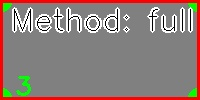
#> input picture debug_coords_full_image.jpg, 200 x 100 px
$ python check_image_rotation.py ../..
#> lines starting #> are read from the running program, lines starting #| are printed output that depends on the picture; after the words box and inside, x2 and y2 are one past the last pixel; in counts of white or black regions, pixels touching at a corner belong together
### ocr/utils/orientation.py
"""Utilities for normalizing EXIF-oriented images and annotations.

This module centralizes rotation handling so every pipeline stage (datasets,
visualizers, inference, logging) can stay in sync.
"""

from __future__ import annotations

from collections.abc import Iterable, Sequence
from typing import Any

import numpy as np
from PIL import Image

# EXIF orientation tag constant (mirrors `ocr.datasets.base.EXIF_ORIENTATION`).
EXIF_ORIENTATION_TAG = 274

# Valid EXIF orientation values. Anything outside this set is treated as "normal".
_VALID_ORIENTATIONS = {1, 2, 3, 4, 5, 6, 7, 8}

FLIP_LEFT_RIGHT: Any
try:  # Pillow>=9
    FLIP_LEFT_RIGHT = Image.Transpose.FLIP_LEFT_RIGHT  # type: ignore[attr-defined]
except AttributeError:  # pragma: no cover - Pillow<9 fallback
    FLIP_LEFT_RIGHT = Image.FLIP_LEFT_RIGHT  # type: ignore[attr-defined]


def get_exif_orientation(image: Image.Image) -> int:
    """Return EXIF orientation (defaults to 1 when missing)."""
    exif = image.getexif()
    return int(exif.get(EXIF_ORIENTATION_TAG, 1)) if exif else 1


def orientation_requires_rotation(orientation: int) -> bool:
    """True when EXIF orientation implies any rotation or mirroring."""
    return orientation in _VALID_ORIENTATIONS and orientation != 1


# [255 lines left out: functions normalize_pil_image, normalize_ndarray, remap_polygons, _transform_points, apply_affine_transform_to_polygons, polygons_in_canonical_frame and 1 more, not called in this run]


__all__ = [
    "EXIF_ORIENTATION_TAG",
    "apply_affine_transform_to_polygons",
    "FLIP_LEFT_RIGHT",
    "get_exif_orientation",
    "normalize_ndarray",
    "normalize_pil_image",
    "orientation_requires_rotation",
    "polygons_in_canonical_frame",
    "remap_polygons",
    "remap_polygons_to_original",
]

### tests/debug/check_image_rotation.py
#!/usr/bin/env python
"""Check test images for canonical rotation issues.

This script analyzes test images to detect which ones are rotated sideways
(90° or 270° rotations) that should be corrected for proper OCR processing.
"""

from __future__ import annotations

import argparse
import json
from pathlib import Path
from typing import NamedTuple

import cv2
from PIL import Image
from tqdm import tqdm

from ocr.utils.orientation import get_exif_orientation


class RotationAnalysis(NamedTuple):
    """Analysis result for a single image."""

    filename: str
    exif_orientation: int
    detected_rotation: int  # 0, 90, 180, 270 degrees
    confidence: float
    aspect_ratio: float
    width: int
    height: int


def analyze_image_rotation(image_path: Path) -> RotationAnalysis:
    """Analyze an image to detect if it's rotated sideways."""
    # Load image with OpenCV for analysis
    img_cv = cv2.imread(str(image_path))
    if img_cv is None:
        raise ValueError(f"Could not load image: {image_path}")

    height, width = img_cv.shape[:2]
    aspect_ratio = width / height

    # Load with PIL for EXIF data
    with Image.open(image_path) as img_pil:
        exif_orientation = get_exif_orientation(img_pil)

    # Convert to grayscale for analysis
    if len(img_cv.shape) == 3:
        gray = cv2.cvtColor(img_cv, cv2.COLOR_BGR2GRAY)
    else:
        gray = img_cv

    # Apply Gaussian blur to reduce noise
    blurred = cv2.GaussianBlur(gray, (5, 5), 0)

    # Use Canny edge detection
    edges = cv2.Canny(blurred, 50, 150)

    # Find contours to analyze text-like structures
    contours, _ = cv2.findContours(edges, cv2.RETR_EXTERNAL, cv2.CHAIN_APPROX_SIMPLE)

    if not contours:
        # Fallback: analyze based on aspect ratio only
        if aspect_ratio < 0.8:  # Tall image (likely rotated 90° CW)
            return RotationAnalysis(
                filename=image_path.name,
                exif_orientation=exif_orientation,
                detected_rotation=90,
                confidence=0.7,
                aspect_ratio=aspect_ratio,
                width=width,
                height=height,
            )
        elif aspect_ratio > 1.2:  # Wide image (likely upright)
            return RotationAnalysis(
                filename=image_path.name,
                exif_orientation=exif_orientation,
                detected_rotation=0,
                confidence=0.8,
                aspect_ratio=aspect_ratio,
                width=width,
                height=height,
            )
        else:  # Square-ish, assume upright
            return RotationAnalysis(
                filename=image_path.name,
                exif_orientation=exif_orientation,
                detected_rotation=0,
                confidence=0.5,
                aspect_ratio=aspect_ratio,
                width=width,
                height=height,
            )

    # Analyze contours to detect text orientation
    horizontal_lines = 0
    vertical_lines = 0
    diagonal_lines = 0

    for contour in contours:
        # Get bounding rectangle
        x, y, w, h = cv2.boundingRect(contour)

        # Skip very small contours
        if w < 10 or h < 10:
            continue

        # Classify based on aspect ratio of bounding box
        contour_aspect = w / h if h > 0 else 0

        if contour_aspect > 3:  # Very wide - likely horizontal text
            horizontal_lines += 1
        elif contour_aspect < 0.33:  # Very tall - likely vertical text
            vertical_lines += 1
        else:
            diagonal_lines += 1

    # Determine likely rotation based on contour analysis
    total_contours = horizontal_lines + vertical_lines + diagonal_lines

    if total_contours == 0:
        detected_rotation = 0
        confidence = 0.5
    elif horizontal_lines > vertical_lines * 2:
        # Many horizontal lines suggest upright orientation
        detected_rotation = 0
        confidence = min(0.9, horizontal_lines / total_contours)
    elif vertical_lines > horizontal_lines * 2:
        # Many vertical lines suggest 90° rotation
        detected_rotation = 90
        confidence = min(0.9, vertical_lines / total_contours)
    else:
        # Mixed or unclear - check aspect ratio as tiebreaker
        if aspect_ratio < 0.8:
            detected_rotation = 90
            confidence = 0.6
        else:
            detected_rotation = 0
            confidence = 0.6

    # Adjust confidence based on aspect ratio
    if aspect_ratio < 0.7:
        if detected_rotation == 90:
            confidence = min(1.0, confidence + 0.2)
        else:
            confidence = max(0.1, confidence - 0.3)
    elif aspect_ratio > 1.3:
        if detected_rotation == 0:
            confidence = min(1.0, confidence + 0.2)
        else:
            confidence = max(0.1, confidence - 0.3)

    return RotationAnalysis(
        filename=image_path.name,
        exif_orientation=exif_orientation,
        detected_rotation=detected_rotation,
        confidence=confidence,
        aspect_ratio=aspect_ratio,
        width=width,
        height=height,
    )


def analyze_test_images(test_dir: Path, output_json: Path | None = None) -> list[RotationAnalysis]:
    """Analyze all test images for rotation issues."""
    image_files = list(test_dir.glob("*.jpg"))
    print(f"Found {len(image_files)} test images to analyze")

    results = []
    for image_path in tqdm(image_files, desc="Analyzing images"):
        try:
            analysis = analyze_image_rotation(image_path)
#> in analyze_image_rotation, img_cv is the input picture: shape (100, 200, 3); mean B, G, R 122.7, 127.1, 144.9
#> in analyze_image_rotation, `exif_orientation = get_exif_orientation(img_pil)`: exif_orientation = 1
#> in analyze_image_rotation, `gray = cv2.cvtColor(img_cv, cv2.COLOR_BGR2GRAY)`:
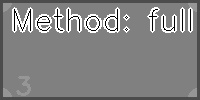
#> gray: shape (100, 200); min 0, max 255, mean 131.9
#> in analyze_image_rotation, `blurred = cv2.GaussianBlur(gray, (5, 5), 0)`:
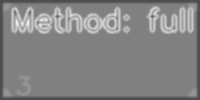
#> blurred: shape (100, 200); min 76, max 241, mean 131.9
#> in analyze_image_rotation, `edges = cv2.Canny(blurred, 50, 150)`:
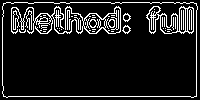
#> edges: shape (100, 200); 10.9% white in thin lines or dots
#> in analyze_image_rotation, `contours, _ = cv2.findContours(edges, cv2.RETR_EXTERNAL, cv2.CHAIN_APP..`: contours = 1 contour; box (x1, y1, x2, y2) and area: (2, 2, 198, 98) 18185
#> the loop in analyze_image_rotation, `for contour in contours:` made 1 pass
#> (x, y, w, h, contour_aspect, diagonal_lines) on pass 1: (2, 2, 196, 96, 2.04, 1)
#> after the loop in analyze_image_rotation, `for contour in contours:`: diagonal_lines = 1; horizontal_lines = 0
#> in analyze_image_rotation, `total_contours = horizontal_lines + vertical_lines + diagonal_lines`: total_contours = 1
#> in analyze_test_images, `analysis = analyze_image_rotation(image_path)`: analysis = ('debug_coords_full_image.jpg', 1, 0, 0.8, 2, 200, 100)
            results.append(analysis)
        except Exception as e:
            print(f"Error analyzing {image_path.name}: {e}")
            continue
#> pass 2 of the loop in analyze_test_images, `for image_path in tqdm(image_files, desc="Analyzing images"):`:
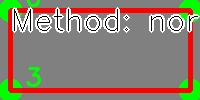
#> input picture debug_coords_normalized_coords.jpg, 200 x 100 px
#> in analyze_image_rotation, img_cv is the input picture: shape (100, 200, 3); mean B, G, R 112.8, 128.7, 142.3
#> in analyze_image_rotation (call 2), `blurred = cv2.GaussianBlur(gray, (5, 5), 0)`:
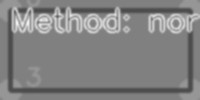
#> blurred: shape (100, 200); min 76, max 240, mean 131
#> in analyze_image_rotation (call 2), `edges = cv2.Canny(blurred, 50, 150)`:
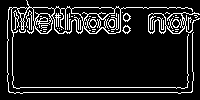
#> edges: shape (100, 200); 11.1% white in thin lines or dots
#> contours = 12 contours, 7 with area under 20; largest, box (x1, y1, x2, y2) and area: (7, 0, 194, 94) 2108, (148, 12, 200, 34) 539, (122, 25, 131, 34) 41, (123, 13, 131, 22) 41, (13, 10, 20, 30) 22
#> the loop in analyze_image_rotation (call 2), `for contour in contours:` made 12 passes
#> (x, y, w, h, contour_aspect, diagonal_lines) on passes 7, 12: (148, 12, 52, 22, 2.36, 1), (7, 0, 187, 94, 1.99, 2)
#> after the loop in analyze_image_rotation (call 2), `for contour in contours:`: diagonal_lines = 2; horizontal_lines = 0
#> total_contours = 2
#> analysis = ('debug_coords_normalized_coords.jpg', 1, 0, 0.8, 2, 200, 100)

    # Sort by confidence (most confident issues first)
    results.sort(key=lambda x: x.confidence, reverse=True)

    # Save results to JSON if requested
    if output_json:
        data = {
            "analysis_summary": {
                "total_images": len(results),
                "images_needing_rotation": len([r for r in results if r.detected_rotation != 0 and r.confidence > 0.7]),
                "high_confidence_rotations": len([r for r in results if r.confidence > 0.8]),
            },
            "results": [
                {
                    "filename": r.filename,
                    "exif_orientation": r.exif_orientation,
                    "detected_rotation": r.detected_rotation,
                    "confidence": round(r.confidence, 3),
                    "aspect_ratio": round(r.aspect_ratio, 3),
                    "dimensions": f"{r.width}x{r.height}",
                }
                for r in results
            ],
        }

        with output_json.open("w") as f:
            json.dump(data, f, indent=2)

        print(f"\nResults saved to {output_json}")

    return results


def print_summary(results: list[RotationAnalysis]) -> None:
    """Print a summary of the rotation analysis."""
    total = len(results)
    needs_rotation = [r for r in results if r.detected_rotation != 0]
    high_confidence = [r for r in results if r.confidence > 0.8]
    very_high_confidence = [r for r in results if r.confidence > 0.9]

    print("\n=== Rotation Analysis Summary ===")
    print(f"Total images analyzed: {total}")
    print(f"Images that may need rotation: {len(needs_rotation)}")
    print(f"High confidence detections (>80%): {len(high_confidence)}")
    print(f"Very high confidence detections (>90%): {len(very_high_confidence)}")

    if needs_rotation:
        print("\n=== Images Needing Rotation (sorted by confidence) ===")
        print("Filename | Detected Rotation | Confidence | Aspect Ratio | Dimensions")
        print("-" * 80)
        for result in needs_rotation[:20]:  # Show top 20
            print(
                f"{result.filename[:24]:<25} | {result.detected_rotation:>3}° | {result.confidence:>4.1%} | {result.aspect_ratio:>5.2f} | {result.width}x{result.height}"
            )


def main() -> None:
    parser = argparse.ArgumentParser(description="Check test images for canonical rotation issues")
    parser.add_argument("test_dir", type=Path, help="Directory containing test images")
    parser.add_argument("--output", type=Path, help="Output JSON file for detailed results")
    parser.add_argument("--min-confidence", type=float, default=0.7, help="Minimum confidence threshold for reporting (default: 0.7)")

    args = parser.parse_args()

    if not args.test_dir.exists():
        raise FileNotFoundError(f"Test directory not found: {args.test_dir}")

    print(f"Analyzing test images in: {args.test_dir}")
    results = analyze_test_images(args.test_dir, args.output)
#> results = [('debug_coords_full_image.jpg', 1, 0, 0.8, 2, 200, 100), ('debug_coords_normalized_coords.jpg', 1, 0, 0.8, 2, 200, 100)]

    # Filter results by confidence
    filtered_results = [r for r in results if r.confidence >= args.min_confidence]
#> filtered_results has the same summary as results

    print_summary(filtered_results)
#> in print_summary, `total = len(results)`: total = 2
#> in print_summary, `needs_rotation = [r for r in results if r.detected_rotation != 0]`: needs_rotation = []
#| Total images analyzed: 2
#| Images that may need rotation: 0
#| High confidence detections (>80%): 0
#| Very high confidence detections (>90%): 0

    # Show detailed results for images needing rotation
    rotation_needed = [r for r in filtered_results if r.detected_rotation != 0]
#> rotation_needed = []
    if rotation_needed:
        print("\n=== Detailed Analysis for Images Needing Rotation ===")
        for result in rotation_needed[:10]:  # Show top 10 most confident
            print(f"\n{result.filename}:")
            print(f"  EXIF Orientation: {result.exif_orientation}")
            print(f"  Detected Rotation: {result.detected_rotation}°")
            print(f"  Confidence: {result.confidence:.1%}")
            print(f"  Aspect Ratio: {result.aspect_ratio:.2f} (width/height)")
            print(f"  Dimensions: {result.width}x{result.height}")
            if result.aspect_ratio < 0.8:
                print("  → Likely rotated 90° clockwise (portrait image detected as landscape)")
            elif result.aspect_ratio > 1.2:
                print("  → Likely upright (landscape image)")
    else:
        print("\nNo images detected as needing rotation above the confidence threshold.")


if __name__ == "__main__":
    main()
